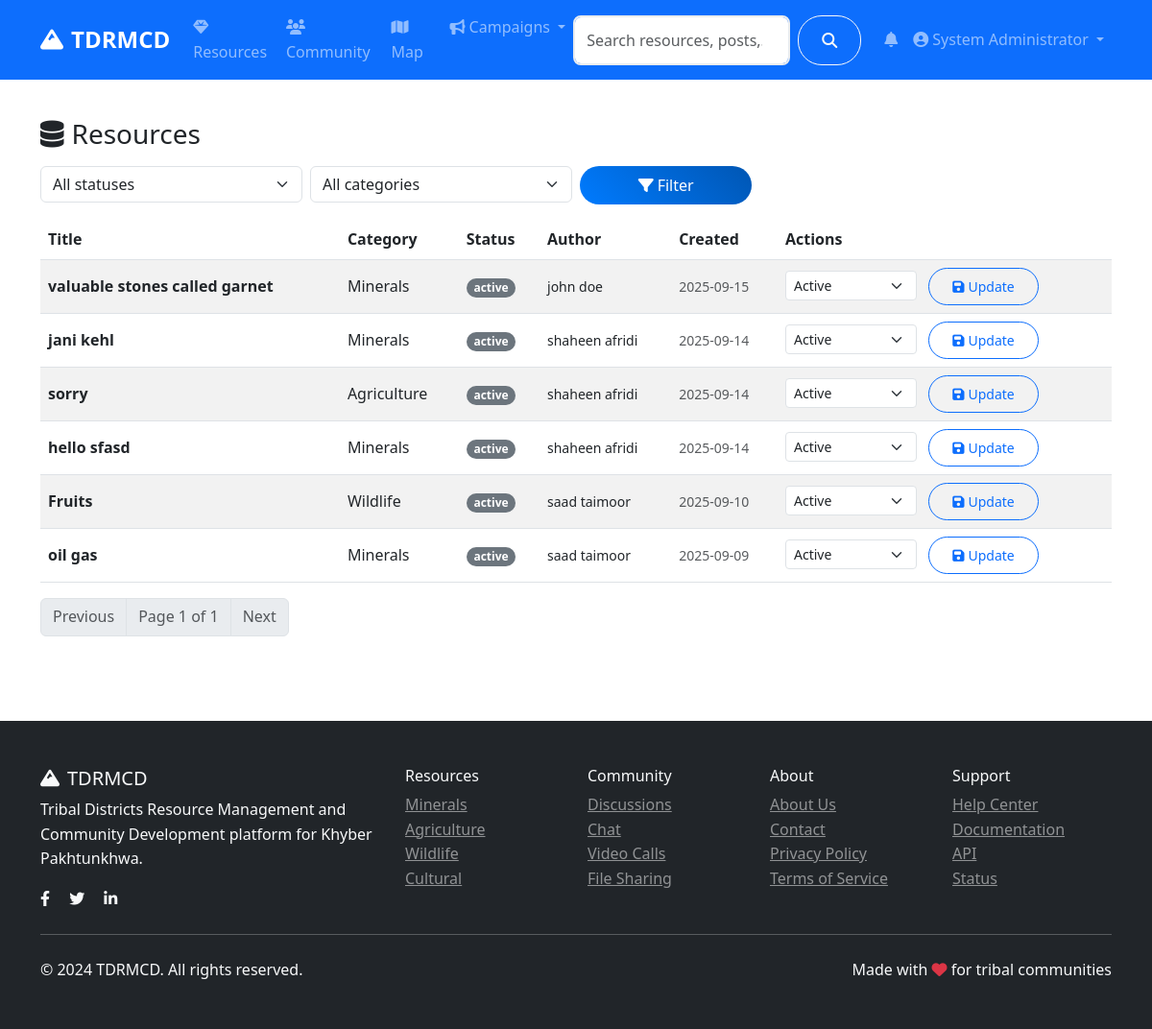
Page /admin/resources (signed in) on the earlier database version.
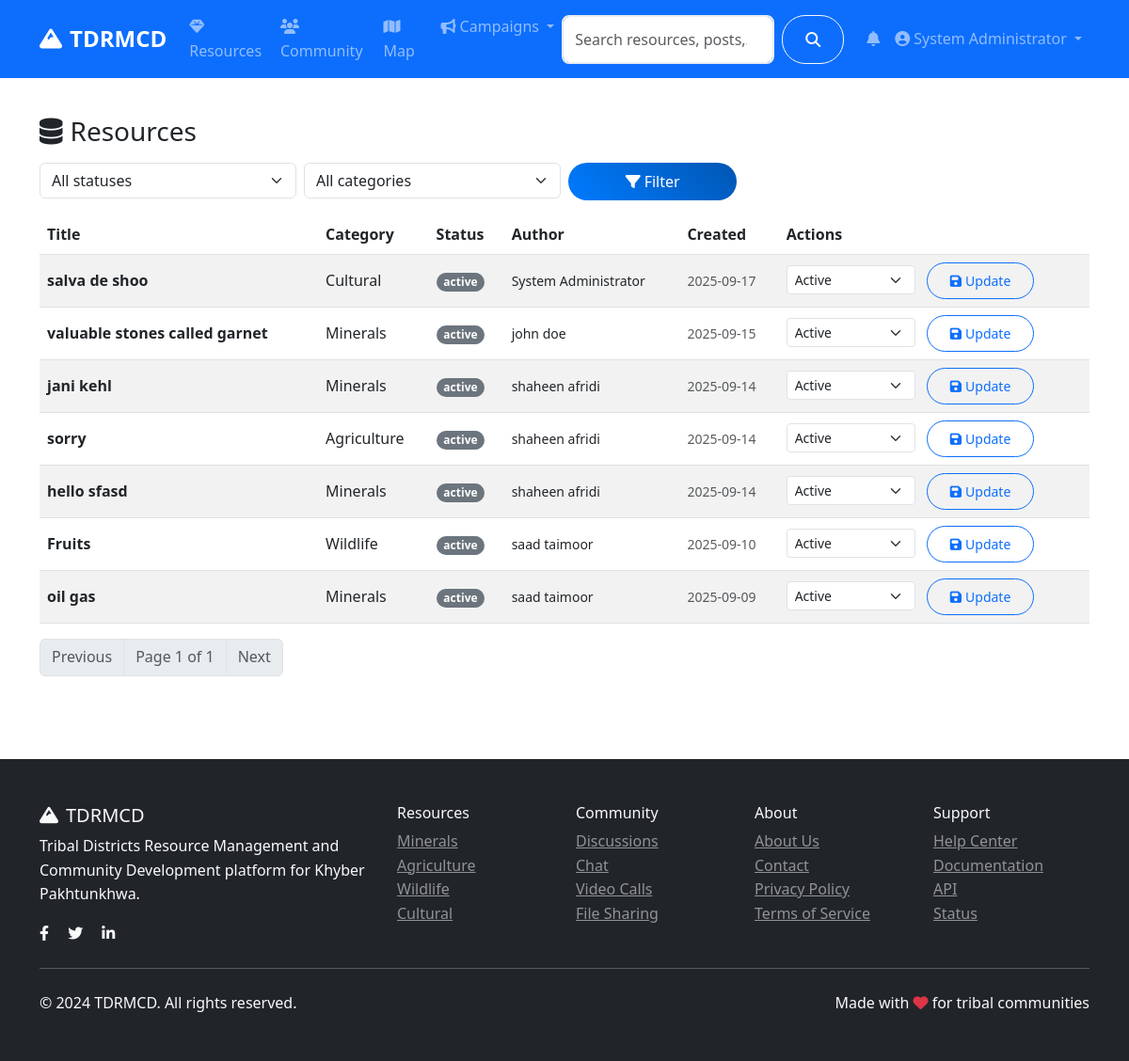
Same page on the later database version.
### models.py (models this page shows, shortened)
class Resource(db.Model):
    id = db.Column(db.Integer, primary_key=True)
    title = db.Column(db.String(200), nullable=False)
    description = db.Column(db.Text, nullable=False)
    category = db.Column(db.String(50), nullable=False)  # minerals, agriculture, wildlife, cultural
    subcategory = db.Column(db.String(50))  # gas, copper, coal, wheat, etc.
    location = db.Column(db.String(200))
    latitude = db.Column(db.Float)
    longitude = db.Column(db.Float)
    economic_value = db.Column(db.String(100))
    sustainability_info = db.Column(db.Text)
    image_url = db.Column(db.String(200))
    attachment_filename = db.Column(db.String(200))  # Stored filename
    attachment_original_name = db.Column(db.String(200))  # Original filename
    attachment_file_type = db.Column(db.String(50))  # File extension
    attachment_file_size = db.Column(db.Integer)  # File size in bytes
    attachment_reference = db.Column(db.Text)  # Required reference for validation
    status = db.Column(db.String(20), default='active')  # active, inactive, under_review
    author_id = db.Column(db.Integer, db.ForeignKey('user.id'), nullable=False)
    created_at = db.Column(db.DateTime, default=datetime.utcnow)
    updated_at = db.Column(db.DateTime, default=datetime.utcnow, onupdate=datetime.utcnow)

class User(UserMixin, db.Model):
    id = db.Column(db.Integer, primary_key=True)
    username = db.Column(db.String(80), unique=True, nullable=False)
    email = db.Column(db.String(120), unique=True, nullable=False)
    password_hash = db.Column(db.String(120), nullable=False)
    first_name = db.Column(db.String(50), nullable=False)
    last_name = db.Column(db.String(50), nullable=False)
    role = db.Column(db.String(20), default='user')  # user, admin, researcher
    location = db.Column(db.String(100))
    bio = db.Column(db.Text)
    avatar = db.Column(db.String(200), default='default.jpg')
    is_active = db.Column(db.Boolean, default=True)
    created_at = db.Column(db.DateTime, default=datetime.utcnow)
    last_seen = db.Column(db.DateTime, default=datetime.utcnow)
    resources = db.relationship('Resource', backref='author', lazy='dynamic')
    posts = db.relationship('CommunityPost', backref='author', lazy='dynamic')
    chat_messages = db.relationship('ChatMessage', backref='sender', lazy='dynamic')
    file_submissions = db.relationship(
        'FileSubmission',
        foreign_keys='FileSubmission.submitter_id',
        backref='submitter',
        lazy='dynamic'
    )
    reviewed_submissions = db.relationship(
        'FileSubmission',
        foreign_keys='FileSubmission.reviewed_by',
        backref='reviewer_user',
        lazy='dynamic'
    )
    notifications = db.relationship('Notification', backref='user', lazy='dynamic')
    def get_full_name(self):
        return f"{self.first_name} {self.last_name}"
    def is_admin(self):
        return self.role == 'admin'

### routes/admin.py (the view)
@admin_bp.route('/resources')
@login_required
@admin_required
def resources():
    page = request.args.get('page', 1, type=int)
    status = request.args.get('status', 'all')
    category = request.args.get('category', 'all')
    query = Resource.query
    if status != 'all':
        query = query.filter_by(status=status)
    if category != 'all':
        query = query.filter_by(category=category)
    resources = query.order_by(Resource.created_at.desc()).paginate(
        page=page, per_page=20, error_out=False
    )
    return render_template('admin/resources.html', resources=resources, status=status, category=category)

### app.py (called while the page is built)
@login_manager.user_loader
def load_user(user_id):
    return User.query.get(int(user_id))

### routes/admin.py (called while the page is built)
def admin_required(f):
    @wraps(f)
    def decorated_function(*args, **kwargs):
        if not current_user.is_authenticated or not current_user.is_admin():
            flash('Access denied. Admin privileges required.', 'error')
            return redirect(url_for('main.index'))
        return f(*args, **kwargs)
    return decorated_function

### templates/admin/resources.html (shortened to what this page needs)
{% extends "base.html" %}
{% block content %}
<div class="container py-4">
    <div class="d-flex justify-content-between align-items-center mb-3">
        <h3 class="mb-0"><i class="fas fa-database me-2"></i>Resources</h3>
    </div>
    <form class="row g-2 mb-3" method="get">
        <div class="col-sm-4 col-md-3">
            <select class="form-select" name="status">
                <option value="all" {% if status=='all' %}selected{% endif %}>All statuses</option>
            </select>
        </div>
        <div class="col-sm-4 col-md-3">
            <select class="form-select" name="category">
                <option value="all" {% if category=='all' %}selected{% endif %}>All categories</option>
            </select>
        </div>
        <div class="col-sm-4 col-md-2">
            <button class="btn btn-primary w-100" type="submit"><i class="fas fa-filter me-1"></i>Filter</button>
        </div>
    </form>
    {% if resources and resources.items %}
    <div class="table-responsive">
        <table class="table table-striped align-middle">
            <thead>
                <tr>
                    <th>Title</th>
                    <th>Category</th>
                    <th>Status</th>
                    <th>Author</th>
                    <th>Created</th>
                    <th>Actions</th>
                </tr>
            </thead>
            <tbody>
                {% for r in resources.items %}
                <tr>
                    <td class="fw-semibold">{{ r.title }}</td>
                    <td class="text-capitalize">{{ r.category }}</td>
                    <td>
                        <span class="badge bg-secondary">{{ r.status }}</span>
                    </td>
                    <td class="small">{{ r.author.get_full_name() }}</td>
                    <td class="small text-muted">{{ r.created_at.strftime('%Y-%m-%d') if r.created_at }}</td>
                    <td>
                        <form action="{{ url_for('admin.change_resource_status', resource_id=r.id) }}" method="post" class="d-inline">
                            <select name="status" class="form-select form-select-sm d-inline w-auto me-2">
                                <option value="active" {% if r.status=='active' %}selected{% endif %}>Active</option>
                            </select>
                            <button class="btn btn-sm btn-outline-primary" type="submit">
                                <i class="fas fa-save me-1"></i>Update
                            </button>
                        </form>
                    </td>
                </tr>
                {% endfor %}
            </tbody>
        </table>
    </div>
    <nav aria-label="Pagination">
        <ul class="pagination">
            {% if resources.has_prev %}
            <li class="page-item"><a class="page-link" href="{{ url_for('admin.resources', page=resources.prev_num, status=status, category=category) }}">Previous</a></li>
            {% else %}
            <li class="page-item disabled"><span class="page-link">Previous</span></li>
            {% endif %}
            <li class="page-item disabled"><span class="page-link">Page {{ resources.page }} of {{ resources.pages }}</span></li>
            {% if resources.has_next %}
            <li class="page-item"><a class="page-link" href="{{ url_for('admin.resources', page=resources.next_num, status=status, category=category) }}">Next</a></li>
            {% else %}
            <li class="page-item disabled"><span class="page-link">Next</span></li>
            {% endif %}
        </ul>
    </nav>
    {% else %}
    <div class="alert alert-info">No resources found.</div>
    {% endif %}
</div>
{% endblock %}

Differences in the rows shown:
added Resource: title "salva de shoo", category "Cultural", status "active", author.get_full_name "System Administrator", created_at "2025-09-17", status "Active"
